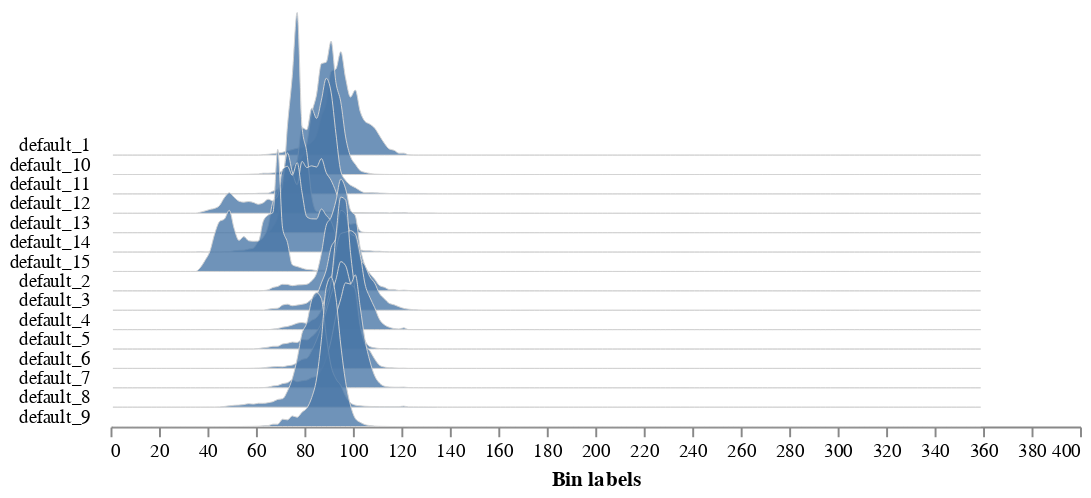

The cell this chart's notebook holds for it:
### Code cell
# Determine color properties: Histograms, Color Slices and Pseudocolored Images, output color analyzed images (optional)


color_histogram = pcv.analyze.color(rgb_img=img_cc, labeled_mask=labeled_objects, n_labels=n_obj, colorspaces='hsv')

### Figure 1 — Vega-Lite specification as saved in the notebook (floating-point values rounded to 4 significant figures; data arrays with more than 128 entries replaced by an {"elided": "..."} marker saying what was removed)
{"config": {"view": {"continuousWidth": 300, "continuousHeight": 300, "stroke": null}, "axis": {"grid": false}, "facet": {"columns": 1, "spacing": 0}, "title": {"anchor": "end"}}, "data": {"name": "data-3ceb2c8ce50ccdb8416f43c0ec3e6ffb"}, "facet": {"field": "sample", "header": {"labelAngle": 0, "labelAlign": "left", "labelOrient": "left"}, "title": null, "type": "nominal"}, "spec": {"mark": {"type": "area", "fillOpacity": 0.8, "interpolate": "monotone", "stroke": "lightgray", "strokeWidth": 0.5}, "encoding": {"x": {"field": "label", "title": "Bin labels", "type": "quantitative"}, "y": {"axis": null, "field": "value", "scale": {"range": [10, -100]}, "type": "quantitative"}}, "height": 10, "width": 500}, "bounds": "flush", "$schema": "https://vega.github.io/schema/vega-lite/v5.20.1.json", "datasets": {"data-3ceb2c8ce50ccdb8416f43c0ec3e6ffb": {"elided": "2700 records"}}}
